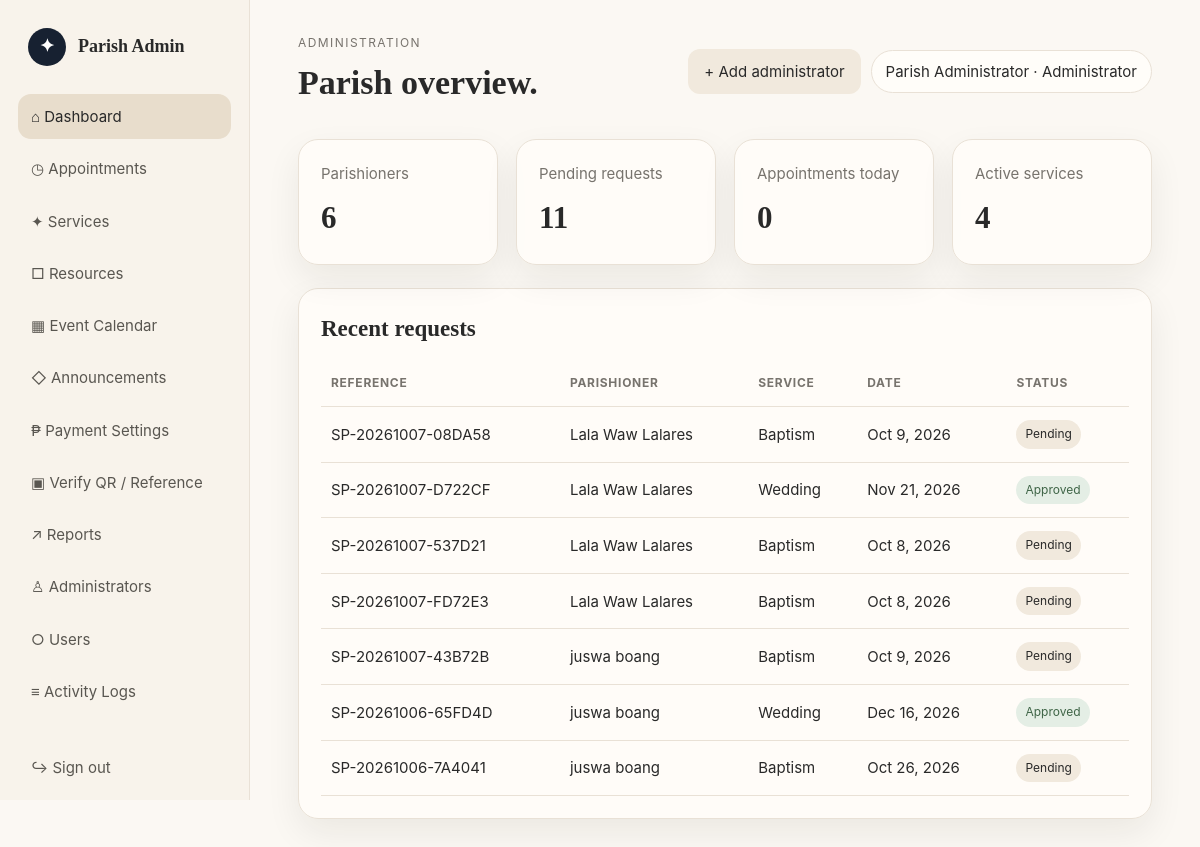
Page /admin/dashboard.php (signed in) on the committed database.
### tables this page shows
CREATE TABLE `appointments` (
  `id` bigint(20) UNSIGNED NOT NULL,
  `reference_no` varchar(30) NOT NULL,
  `user_id` int(10) UNSIGNED NOT NULL,
  `service_id` int(10) UNSIGNED NOT NULL,
  `resource_id` int(10) UNSIGNED DEFAULT NULL,
  `appointment_date` date NOT NULL,
  `start_time` time NOT NULL,
  `end_time` time NOT NULL,
  `notes` text DEFAULT NULL,
  `status` enum('pending','approved','rejected','completed','cancelled') NOT NULL DEFAULT 'pending',
  `admin_note` text DEFAULT NULL,
  `payment_method` enum('cash','online') NOT NULL DEFAULT 'cash',
  `receipt_path` varchar(255) DEFAULT NULL,
  `payment_status` enum('not_required','pending','verified','rejected') NOT NULL DEFAULT 'not_required',
  `payment_verified_at` datetime DEFAULT NULL,
  `payment_verified_by` int(10) UNSIGNED DEFAULT NULL,
  `qr_confirmed_at` datetime DEFAULT NULL,
  `qr_confirmed_by` int(10) UNSIGNED DEFAULT NULL,
  `created_at` timestamp NOT NULL DEFAULT current_timestamp(),
  `updated_at` timestamp NOT NULL DEFAULT current_timestamp() ON UPDATE current_timestamp()
);

CREATE TABLE `users` (
  `id` int(10) UNSIGNED NOT NULL,
  `first_name` varchar(80) DEFAULT NULL,
  `middle_name` varchar(80) DEFAULT NULL,
  `last_name` varchar(80) DEFAULT NULL,
  `full_name` varchar(150) NOT NULL,
  `email` varchar(190) NOT NULL,
  `contact_number` varchar(30) NOT NULL,
  `province_code` varchar(20) DEFAULT NULL,
  `province` varchar(120) DEFAULT NULL,
  `city_municipality_code` varchar(20) DEFAULT NULL,
  `city_municipality` varchar(160) DEFAULT NULL,
  `barangay_code` varchar(20) DEFAULT NULL,
  `barangay` varchar(160) DEFAULT NULL,
  `street_purok` varchar(255) DEFAULT NULL,
  `address` varchar(500) NOT NULL,
  `birthday` date NOT NULL,
  `gender` enum('Male','Female','Other') NOT NULL,
  `password` varchar(255) NOT NULL,
  `profile_image` varchar(255) DEFAULT NULL,
  `role` enum('parishioner','admin') NOT NULL DEFAULT 'parishioner',
  `status` enum('active','inactive') NOT NULL DEFAULT 'active',
  `created_at` timestamp NOT NULL DEFAULT current_timestamp(),
  `updated_at` timestamp NOT NULL DEFAULT current_timestamp() ON UPDATE current_timestamp()
);

CREATE TABLE `services` (
  `id` int(10) UNSIGNED NOT NULL,
  `name` varchar(120) NOT NULL,
  `description` text DEFAULT NULL,
  `duration_minutes` smallint(5) UNSIGNED NOT NULL DEFAULT 60,
  `fee` decimal(10,2) NOT NULL DEFAULT 0.00,
  `image` varchar(255) DEFAULT NULL,
  `status` enum('active','inactive') NOT NULL DEFAULT 'active',
  `created_at` timestamp NOT NULL DEFAULT current_timestamp()
);

### config/auth.php (called while the page is built, shortened)
<?php
require_once __DIR__.'/helpers.php';
function current_user(): ?array { return $_SESSION['user'] ?? null; }

### config/helpers.php (called while the page is built, shortened)
<?php
function e(?string $v): string { return htmlspecialchars($v ?? '', ENT_QUOTES, 'UTF-8'); }

### admin/dashboard.php (the view)
<?php require '../config/db.php';require '../config/auth.php';require_role('admin','login.php');$u=current_user();$counts=[];foreach(['users'=>"SELECT COUNT(*) FROM users WHERE role='parishioner'",'pending'=>"SELECT COUNT(*) FROM appointments WHERE status='pending'",'today'=>"SELECT COUNT(*) FROM appointments WHERE appointment_date=CURDATE() AND status<>'cancelled'",'services'=>"SELECT COUNT(*) FROM services WHERE status='active'"] as $k=>$q)$counts[$k]=(int)$pdo->query($q)->fetchColumn();$recent=$pdo->query("SELECT a.*,s.name service_name,u.full_name person FROM appointments a JOIN services s ON s.id=a.service_id JOIN users u ON u.id=a.user_id ORDER BY a.created_at DESC LIMIT 7")->fetchAll();?>
<!doctype html><html><head><meta charset="utf-8"><meta name="viewport" content="width=device-width,initial-scale=1"><title>Admin Dashboard</title><link rel="stylesheet" href="../assets/css/style.css"></head><body><div class="shell"><?php include 'includes/sidebar.php'?><main class="main"><header class="topbar"><div><button class="btn light mobile-toggle" data-nav-toggle>☰</button><div class="eyebrow">Administration</div><h1>Parish overview.</h1></div><div style="display:flex;gap:10px;align-items:center;flex-wrap:wrap"><a class="btn light" href="admins.php">+ Add administrator</a><div class="user-chip"><?=e($u['full_name'])?> · Administrator</div></div></header><section class="grid stats"><div class="card stat"><span class="muted">Parishioners</span><strong><?=$counts['users']?></strong></div><div class="card stat"><span class="muted">Pending requests</span><strong><?=$counts['pending']?></strong></div><div class="card stat"><span class="muted">Appointments today</span><strong><?=$counts['today']?></strong></div><div class="card stat"><span class="muted">Active services</span><strong><?=$counts['services']?></strong></div></section><br><section class="card table-wrap"><h2>Recent requests</h2><table class="table"><thead><tr><th>Reference</th><th>Parishioner</th><th>Service</th><th>Date</th><th>Status</th></tr></thead><tbody><?php foreach($recent as $r):?><tr><td><?=e($r['reference_no'])?></td><td><?=e($r['person'])?></td><td><?=e($r['service_name'])?></td><td><?=date('M j, Y',strtotime($r['appointment_date']))?></td><td><span class="badge <?=e($r['status'])?>"><?=e($r['status'])?></span></td></tr><?php endforeach?></tbody></table></section></main></div><script src="../assets/js/script.js"></script></body></html>

### assets/css/style.css (style rules this page uses)
:root { --bg:#fbf8f3;--card:#fffdf9;--sand:#f1e9dd;--sand2:#e8ddcc;--ink:#292929;--muted:#77736d;--navy:#172131;--line:#e9e1d6;--green:#56745d;--red:#9a5555;--shadow:0 14px 35px rgba(35,29,20,.07);--r:20px }
* { box-sizing:border-box }
body { margin:0;background:var(--bg);color:var(--ink);font:15px/1.55 Inter,ui-sans-serif,system-ui,-apple-system,"Segoe UI",sans-serif }
a { color:inherit;text-decoration:none }
.serif,h1,h2 { font-family:Georgia,"Times New Roman",serif }
.shell { display:grid;grid-template-columns:250px 1fr;min-height:100vh }
.main { padding:34px 4vw 60px;min-width:0 }
.topbar { display:flex;justify-content:space-between;align-items:center;gap:20px;margin-bottom:30px }
.eyebrow { font-size:12px;text-transform:uppercase;letter-spacing:.12em;color:var(--muted) }
h1 { font-size:34px;margin:4px 0 0 }
h2 { font-size:23px;margin:0 0 15px }
.user-chip { background:var(--card);border:1px solid var(--line);border-radius:999px;padding:9px 14px }
.grid { display:grid;gap:18px }
.stats { grid-template-columns:repeat(4,minmax(0,1fr)) }
.card { background:rgba(255,253,249,.9);border:1px solid var(--line);border-radius:var(--r);padding:22px;box-shadow:var(--shadow) }
.stat strong { display:block;font-family:Georgia,serif;font-size:31px;margin-top:8px }
.muted { color:var(--muted) }
.btn { display:inline-flex;align-items:center;justify-content:center;border:0;border-radius:12px;padding:11px 16px;background:var(--navy);color:#fff;cursor:pointer }
.btn.light { background:var(--sand);color:var(--ink) }
.table-wrap { overflow:auto }
.table { width:100%;border-collapse:collapse;min-width:760px }
.table th,.table td { text-align:left;padding:13px 10px;border-bottom:1px solid var(--line);vertical-align:middle }
.table th { font-size:12px;text-transform:uppercase;letter-spacing:.06em;color:var(--muted) }
.badge { display:inline-block;padding:5px 9px;border-radius:999px;background:var(--sand);font-size:12px;text-transform:capitalize }
.badge.approved,.badge.completed { background:#e4eee5;color:#3f6547 }
.user-chip { display:flex;align-items:center;gap:9px }

### rows in the picture
appointments: reference_no "SP-20261007-08DA58", user.full_name "Lala Waw Lalares", service.name "Baptism", appointment_date "Oct 9, 2026", status "Pending"
appointments: reference_no "SP-20261007-D722CF", user.full_name "Lala Waw Lalares", service.name "Wedding", appointment_date "Nov 21, 2026", status "Approved"
appointments: reference_no "SP-20261007-537D21", user.full_name "Lala Waw Lalares", service.name "Baptism", appointment_date "Oct 8, 2026", status "Pending"
appointments: reference_no "SP-20261007-FD72E3", user.full_name "Lala Waw Lalares", service.name "Baptism", appointment_date "Oct 8, 2026", status "Pending"
appointments: reference_no "SP-20261007-43B72B", user.full_name "juswa boang", service.name "Baptism", appointment_date "Oct 9, 2026", status "Pending"
appointments: reference_no "SP-20261006-65FD4D", user.full_name "juswa boang", service.name "Wedding", appointment_date "Dec 16, 2026", status "Approved"
appointments: reference_no "SP-20261006-7A4041", user.full_name "juswa boang", service.name "Baptism", appointment_date "Oct 26, 2026", status "Pending"

### other values in the picture
$label "⌂ Dashboard"
$label "◷ Appointments"
$label "✦ Services"
$label "□ Resources"
$label "▦ Event Calendar"
$label "◇ Announcements"
$label "₱ Payment Settings"
$label "▣ Verify QR / Reference"
$label "↗ Reports"
$label "♙ Administrators"
$label "○ Users"
$label "≡ Activity Logs"
$u['full_name'] "Parish Administrator"
$counts['users'] "6"
$counts['pending'] "11"
